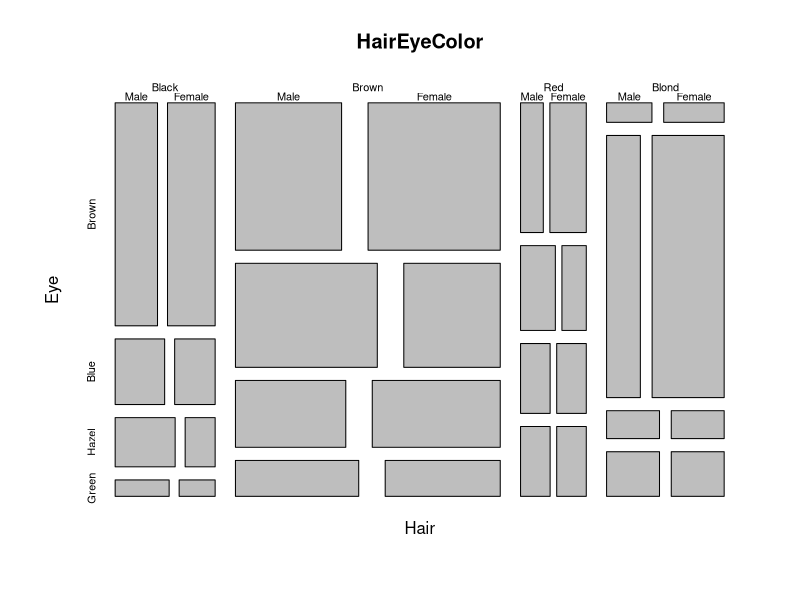
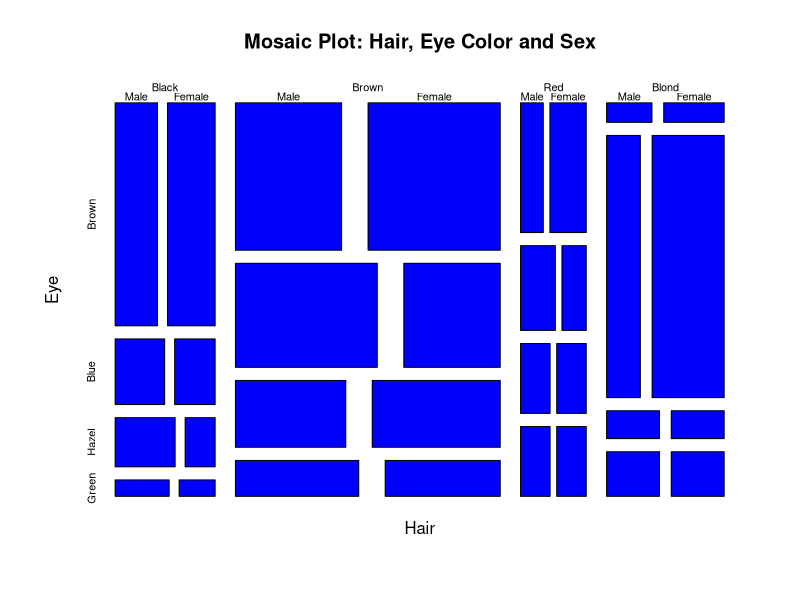
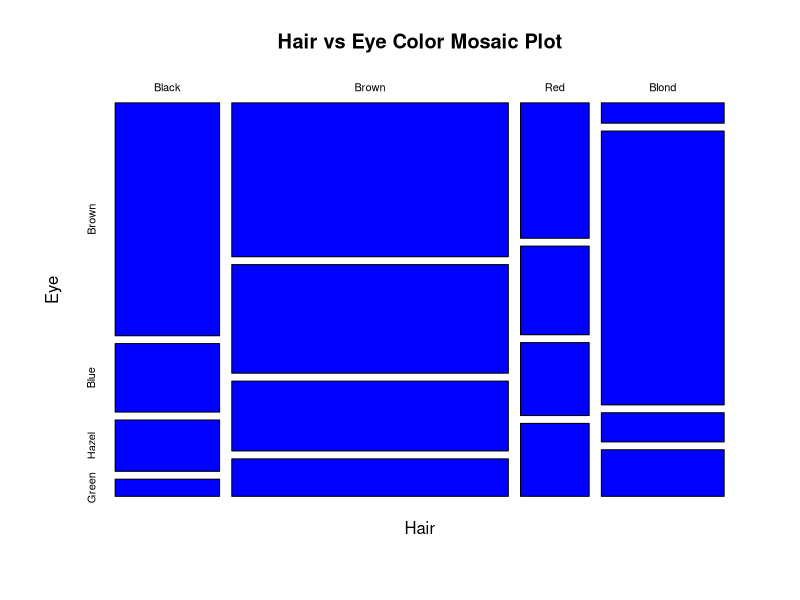
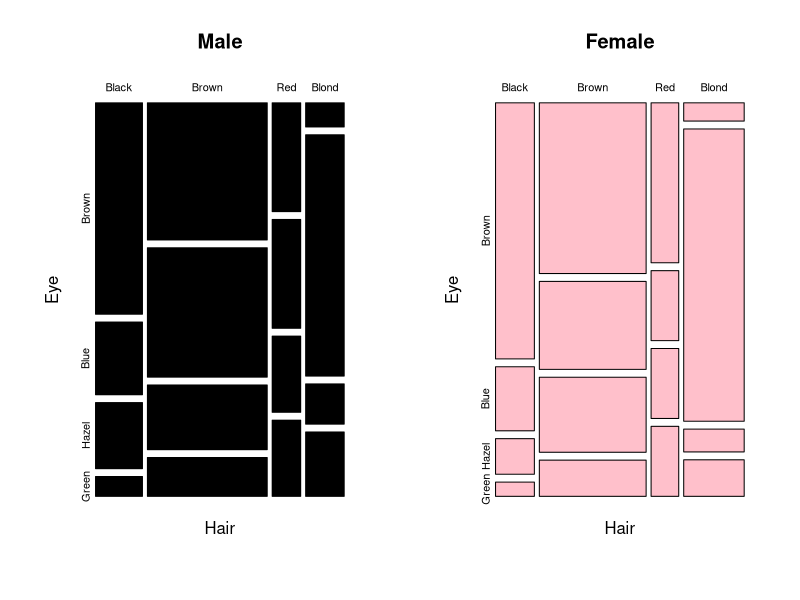
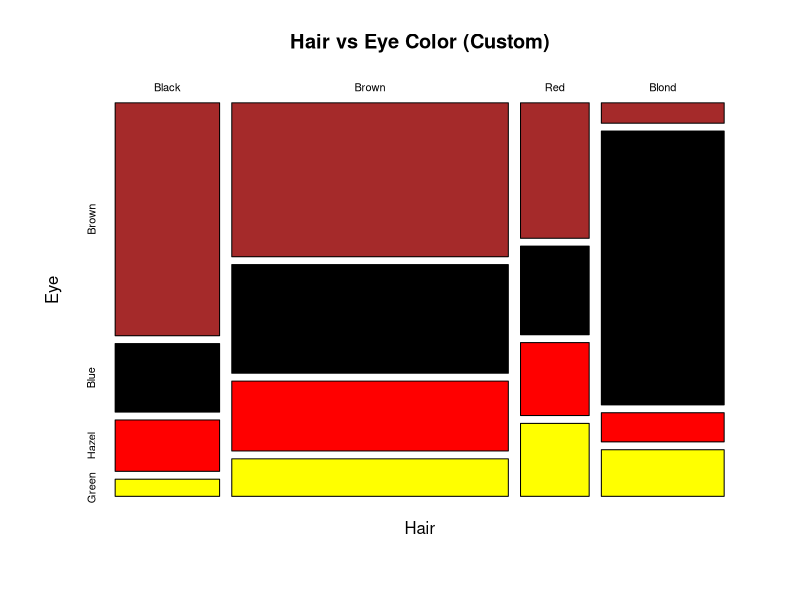
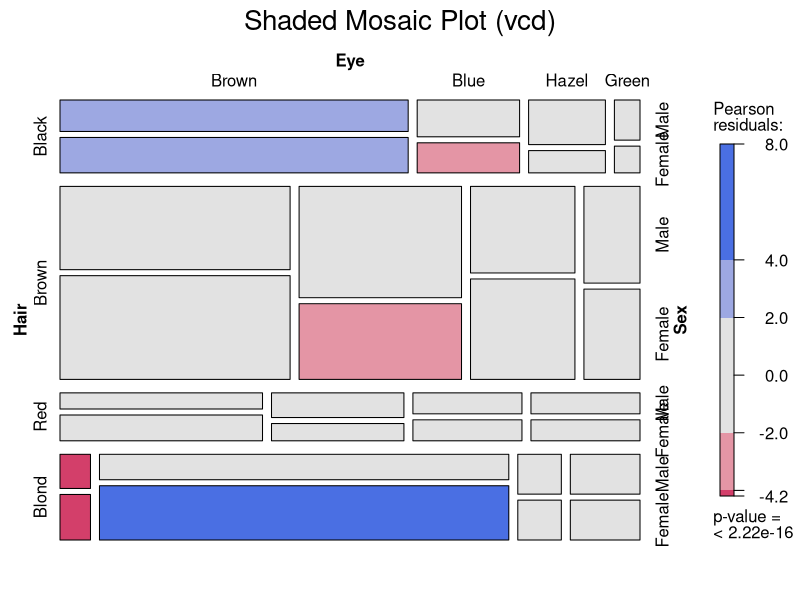
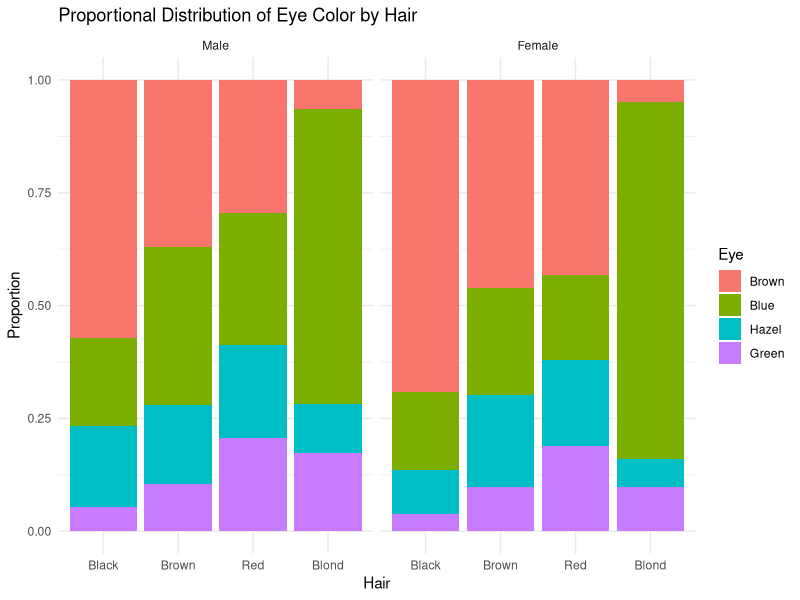
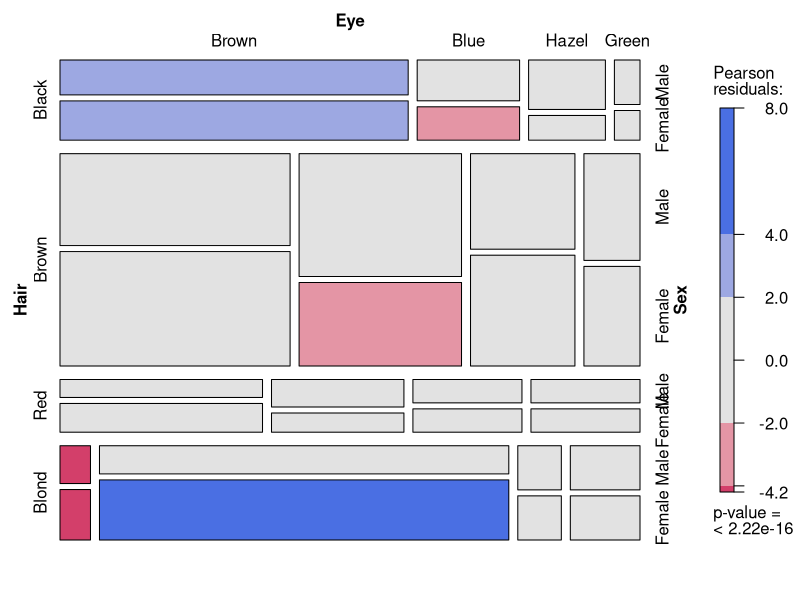

Write R code to recreate these figures, in order.
# Load dataset
data(HairEyeColor)

# check structure
str(HairEyeColor)
View(HairEyeColor)
?HairEyeColor

# very basic Mosaic Plot(BaseR)
mosaicplot(HairEyeColor)

# add titles and colours
mosaicplot(HairEyeColor,
           main = "Mosaic Plot: Hair, Eye Color and Sex",
           color = "blue")

# two-variable mosaic plot
HairEye2D <- margin.table(HairEyeColor, c(1,2))
mosaicplot(HairEye2D,
           main = "Hair vs Eye Color Mosaic Plot",
           color = "blue")

# Mosaic plot by sex
par(mfrow=c(1,2))
mosaicplot(HairEyeColor[,,"Male"], main = "Male", color = "black")
mosaicplot(HairEyeColor[,,"Female"], main = "Female", color = "pink")
par(mfrow=c(1,1))

# Custom colors
mosaicplot(HairEye2D,
           col = c("brown","black","red","yellow"),
           main = "Hair vs Eye Color (Custom)")

# advanced Mosaic plot using 'vcd'
install.packages("vcd")
library(vcd)

mosaic(HairEyeColor,
       shade = TRUE,
       legend = TRUE,
       main = "Shaded Mosaic Plot (vcd)")

# Convert Dataset to data frame (For ggplot)
hair_eye_df <- as.data.frame(HairEyeColor)
head(hair_eye_df)

# ggplot alternative
library(ggplot2)

ggplot(hair_eye_df, aes(x = Hair, y = Freq, fill = Eye)) +
  geom_bar(stat = "identity", position = "fill") +
  facet_wrap(~Sex) +
  labs(
    title = "Proportional Distribution of Eye Color by Hair",
    y = "Proportion"
  ) +
  theme_minimal()

# Advanced Mosaic with Residual Shading
mosaic(~Hair + Eye + Sex,
       data = hair_eye_df,
       shade = TRUE,
       legend = TRUE)
